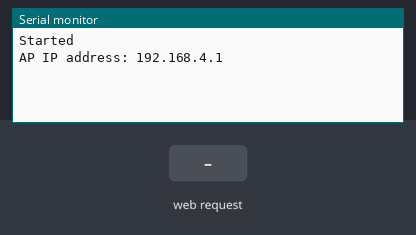
Bench run of a program on a simulated ESP32. On the bench: the last lines printed to the serial monitor. The test bench sets the inputs (shaded band). Storage starts empty.

Above: at 3.2 s.
3.3 s: HTTP request GET / received
At 3.8 s:
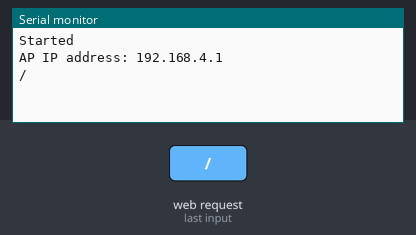
4.8 s: HTTP request GET /assets/bootstrap.bundle.min.js received
At 6.0 s:
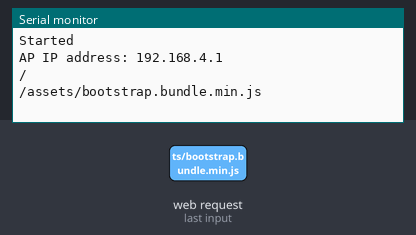
6.3 s: HTTP request GET /assets/core.js received
At 7.3 s:
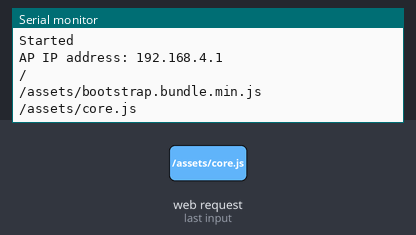
7.8 s: HTTP request GET /assets/jquery-3.6.0.min.js received
At 8.5 s:
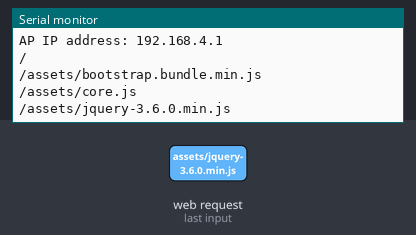
9.3 s: HTTP request GET /assets/bootstrap.min.css received
At 10.5 s:
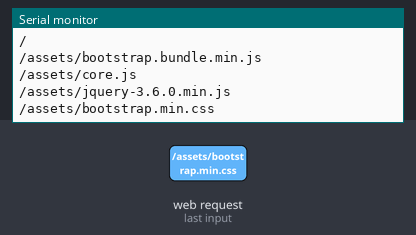
10.8 s: HTTP request GET /assets/starter-template.css received
At 11.9 s:
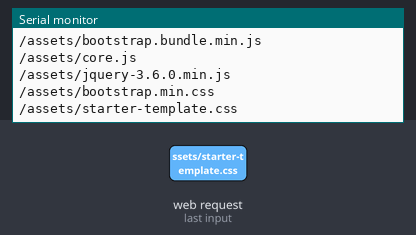

The program:

main.cpp
```cpp
#include <Arduino.h>
#include <DNSServer.h>
#include <WiFi.h>
#include <AsyncTCP.h>
#include "analogWrite.h"
#include "ESPAsyncWebServer.h"
#include "SPIFFS.h"
#include "AsyncJson.h"
#include "ArduinoJson.h"

DNSServer dnsServer;

AsyncWebServer server(80);

class CaptiveRequestHandler : public AsyncWebHandler {
public:
    CaptiveRequestHandler() {}

    virtual ~CaptiveRequestHandler() {}

    bool canHandle(AsyncWebServerRequest *request) {
      //request->addInterestingHeader("ANY");
      return true;
    }

    void handleRequest(AsyncWebServerRequest *request) {
      request->send(SPIFFS, "/redirect.html", "text/html", false);
    }
};

void notFound(AsyncWebServerRequest *request) {
  request->send(404, "text/plain", "Not found");
}

void setup() {
  delay(2000);

  Serial.begin(115200);

  Serial.println("Started");

  // Initialize SPIFFS
  if (!SPIFFS.begin(true)) {
    Serial.println("An Error has occurred while mounting SPIFFS");
    return;
  }

  //your other setup stuff...
  WiFi.softAP("tom-eduard", "tikkumolam2021");

  IPAddress IP = WiFi.softAPIP();
  Serial.print("AP IP address: ");
  Serial.println(IP);

  dnsServer.start(53, "*", WiFi.softAPIP());

  server.on("/", HTTP_GET, [](AsyncWebServerRequest *request) {
      Serial.println(request->url());
      request->send(SPIFFS, "/index.html", "text/html", false);
  });

  server.on("/assets/bootstrap.bundle.min.js", HTTP_GET, [](AsyncWebServerRequest *request) {
      Serial.println(request->url());
      request->send(SPIFFS, "/assets/bootstrap.bundle.min.js", "text/javascript", false);
  });

  server.on("/assets/core.js", HTTP_GET, [](AsyncWebServerRequest *request) {
      Serial.println(request->url());
      request->send(SPIFFS, "/assets/core.js", "text/javascript", false);
  });

  server.on("/assets/jquery-3.6.0.min.js", HTTP_GET, [](AsyncWebServerRequest *request) {
      Serial.println(request->url());
      request->send(SPIFFS, "/assets/jquery-3.6.0.min.js", "text/javascript", false);
  });

  server.on("/assets/bootstrap.min.css", HTTP_GET, [](AsyncWebServerRequest *request) {
      Serial.println(request->url());
      request->send(SPIFFS, "/assets/bootstrap.min.css", "text/css", false);
  });

  server.on("/assets/starter-template.css", HTTP_GET, [](AsyncWebServerRequest *request) {
      Serial.println(request->url());
      request->send(SPIFFS, "/assets/starter-template.css", "text/css", false);
  });

  server.on("/action", HTTP_POST,
            [](AsyncWebServerRequest *req) {},
            NULL,
            [](AsyncWebServerRequest *req, uint8_t *data, size_t len, size_t index, size_t total) {
                StaticJsonDocument<16> doc;

                DeserializationError error = deserializeJson(doc, data, len);

                if (error) {
                  Serial.print(F("deserializeJson() failed: "));
                  Serial.println(error.f_str());

                  req->send(422, "text/json", "'invalid'");
                  return;
                }

                String direction = doc["direction"];

                Serial.print("Direction: ");

                if (direction.equals("up")) {
                  Serial.println(direction);
                  req->send(200, "text/json", "true");

                  return;
                } else if (direction.equals("down")) {
                  Serial.println(direction);
                  req->send(200, "text/json", "true");

                  return;
                } else if (direction.equals("left")) {
                  Serial.println(direction);
                  req->send(200, "text/json", "true");

                  return;
                } else if (direction.equals("right")) {
                  Serial.println(direction);
                  req->send(200, "text/json", "true");

                  return;
                }

                Serial.println("invalid");
                req->send(422, "text/json", "false");
            });

  server.onNotFound(notFound);

  server.addHandler(new CaptiveRequestHandler()).setFilter(ON_AP_FILTER);//only when requested from AP

  server.begin();
}

void loop() {
  dnsServer.processNextRequest();
}
```

Measured:
- after the input at 3.3 s, the serial monitor: prints a new line at once (image 1)
- after the input at 4.8 s, the serial monitor: prints a new line at once (image 2)
- after the input at 6.3 s, the serial monitor: prints a new line at once (image 3)
- after the input at 7.8 s, the serial monitor: prints a new line at once (image 4)
- after the input at 9.3 s, the serial monitor: prints a new line at once (image 5)
- after the input at 10.8 s, the serial monitor: prints a new line at once (image 6)
